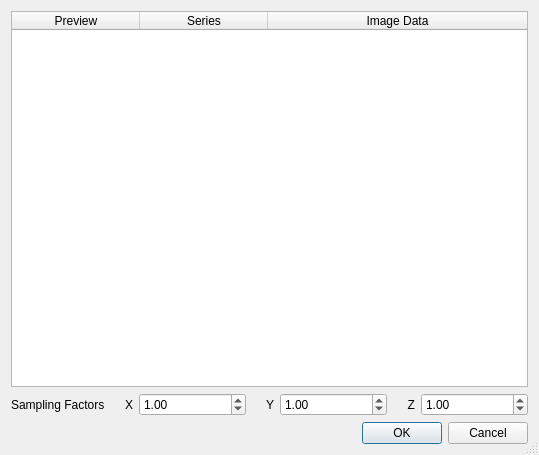
<?xml version="1.0" encoding="UTF-8"?>
<ui version="4.0">
 <class>CSeriesSelectionDialog</class>
 <widget class="QDialog" name="CSeriesSelectionDialog">
  <property name="geometry">
   <rect>
    <x>0</x>
    <y>0</y>
    <width>539</width>
    <height>455</height>
   </rect>
  </property>
  <property name="minimumSize">
   <size>
    <width>539</width>
    <height>354</height>
   </size>
  </property>
  <property name="windowTitle">
   <string>Please, select one of the found DICOM series...</string>
  </property>
  <property name="sizeGripEnabled">
   <bool>true</bool>
  </property>
  <layout class="QGridLayout" name="gridLayout">
   <item row="1" column="0">
    <widget class="QLabel" name="label_9">
     <property name="text">
      <string>Sampling Factors</string>
     </property>
    </widget>
   </item>
   <item row="1" column="1">
    <layout class="QGridLayout" name="gridLayout_3" columnstretch="1,5,1,5,1,5">
     <item row="0" column="1">
      <widget class="QDoubleSpinBox" name="spinSubsamplingX">
       <property name="minimum">
        <double>0.010000000000000</double>
       </property>
       <property name="maximum">
        <double>10.000000000000000</double>
       </property>
       <property name="singleStep">
        <double>0.050000000000000</double>
       </property>
       <property name="value">
        <double>1.000000000000000</double>
       </property>
      </widget>
     </item>
     <item row="0" column="3">
      <widget class="QDoubleSpinBox" name="spinSubsamplingY">
       <property name="minimum">
        <double>0.010000000000000</double>
       </property>
       <property name="maximum">
        <double>10.000000000000000</double>
       </property>
       <property name="singleStep">
        <double>0.050000000000000</double>
       </property>
       <property name="value">
        <double>1.000000000000000</double>
       </property>
      </widget>
     </item>
     <item row="0" column="5">
      <widget class="QDoubleSpinBox" name="spinSubsamplingZ">
       <property name="minimum">
        <double>0.010000000000000</double>
       </property>
       <property name="maximum">
        <double>10.000000000000000</double>
       </property>
       <property name="singleStep">
        <double>0.050000000000000</double>
       </property>
       <property name="value">
        <double>1.000000000000000</double>
       </property>
      </widget>
     </item>
     <item row="0" column="0">
      <widget class="QLabel" name="label">
       <property name="text">
        <string>X</string>
       </property>
       <property name="alignment">
        <set>Qt::AlignRight|Qt::AlignTrailing|Qt::AlignVCenter</set>
       </property>
      </widget>
     </item>
     <item row="0" column="2">
      <widget class="QLabel" name="label_2">
       <property name="text">
        <string>Y</string>
       </property>
       <property name="alignment">
        <set>Qt::AlignRight|Qt::AlignTrailing|Qt::AlignVCenter</set>
       </property>
      </widget>
     </item>
     <item row="0" column="4">
      <widget class="QLabel" name="label_3">
       <property name="text">
        <string>Z</string>
       </property>
       <property name="alignment">
        <set>Qt::AlignRight|Qt::AlignTrailing|Qt::AlignVCenter</set>
       </property>
      </widget>
     </item>
    </layout>
   </item>
   <item row="0" column="0" colspan="2">
    <widget class="QTableWidget" name="tableWidget">
     <property name="editTriggers">
      <set>QAbstractItemView::NoEditTriggers</set>
     </property>
     <property name="selectionMode">
      <enum>QAbstractItemView::SingleSelection</enum>
     </property>
     <property name="selectionBehavior">
      <enum>QAbstractItemView::SelectRows</enum>
     </property>
     <property name="columnCount">
      <number>3</number>
     </property>
     <attribute name="horizontalHeaderVisible">
      <bool>true</bool>
     </attribute>
     <attribute name="horizontalHeaderCascadingSectionResizes">
      <bool>false</bool>
     </attribute>
     <attribute name="horizontalHeaderDefaultSectionSize">
      <number>128</number>
     </attribute>
     <attribute name="horizontalHeaderHighlightSections">
      <bool>false</bool>
     </attribute>
     <attribute name="horizontalHeaderStretchLastSection">
      <bool>true</bool>
     </attribute>
     <attribute name="verticalHeaderVisible">
      <bool>false</bool>
     </attribute>
     <column>
      <property name="text">
       <string>Preview</string>
      </property>
     </column>
     <column>
      <property name="text">
       <string>Series</string>
      </property>
     </column>
     <column>
      <property name="text">
       <string>Image Data</string>
      </property>
     </column>
    </widget>
   </item>
   <item row="3" column="0" colspan="2">
    <widget class="QDialogButtonBox" name="buttonBox">
     <property name="orientation">
      <enum>Qt::Horizontal</enum>
     </property>
     <property name="standardButtons">
      <set>QDialogButtonBox::Cancel|QDialogButtonBox::Ok</set>
     </property>
    </widget>
   </item>
  </layout>
 </widget>
 <resources/>
 <connections>
  <connection>
   <sender>buttonBox</sender>
   <signal>accepted()</signal>
   <receiver>CSeriesSelectionDialog</receiver>
   <slot>accept()</slot>
   <hints>
    <hint type="sourcelabel">
     <x>248</x>
     <y>254</y>
    </hint>
    <hint type="destinationlabel">
     <x>157</x>
     <y>274</y>
    </hint>
   </hints>
  </connection>
  <connection>
   <sender>buttonBox</sender>
   <signal>rejected()</signal>
   <receiver>CSeriesSelectionDialog</receiver>
   <slot>reject()</slot>
   <hints>
    <hint type="sourcelabel">
     <x>316</x>
     <y>260</y>
    </hint>
    <hint type="destinationlabel">
     <x>286</x>
     <y>274</y>
    </hint>
   </hints>
  </connection>
 </connections>
</ui>
